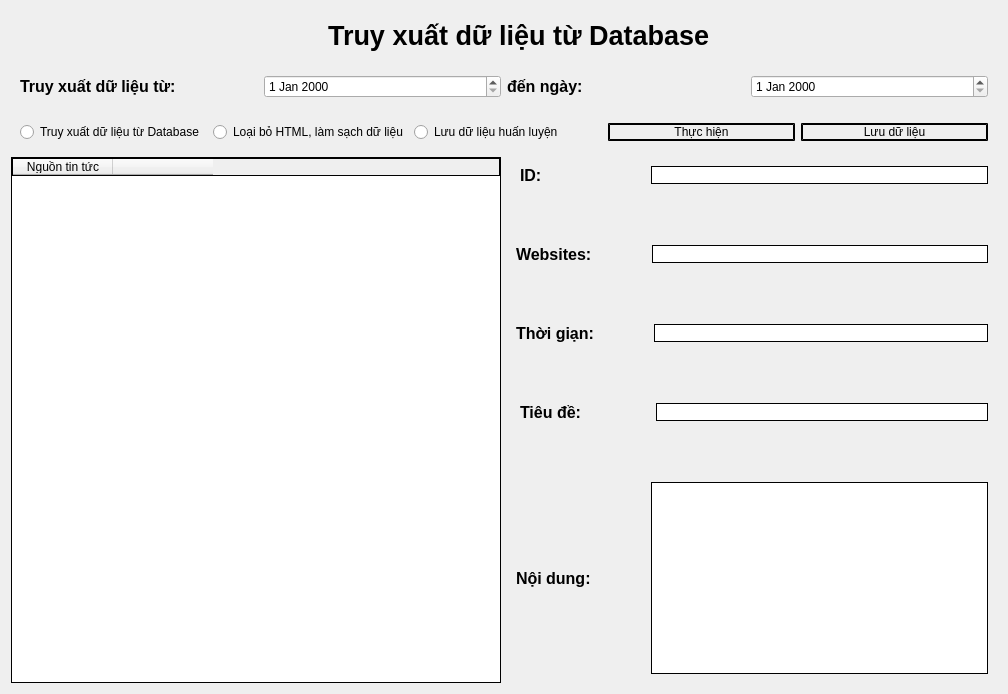
         <widget class="QWidget" name="data_page">
          <layout class="QGridLayout" name="gridLayout">
           <item row="0" column="0">
            <widget class="QWidget" name="widget" native="true">
             <layout class="QHBoxLayout" name="horizontalLayout_4">
              <item>
               <layout class="QHBoxLayout" name="horizontalLayout">
                <item>
                 <spacer name="horizontalSpacer">
                  <property name="orientation">
                   <enum>Qt::Orientation::Horizontal</enum>
                  </property>
                  <property name="sizeHint" stdset="0">
                   <size>
                    <width>308</width>
                    <height>20</height>
                   </size>
                  </property>
                 </spacer>
                </item>
                <item>
                 <widget class="QLabel" name="label">
                  <property name="font">
                   <font>
                    <pointsize>20</pointsize>
                    <bold>true</bold>
                   </font>
                  </property>
                  <property name="text">
                   <string>Truy xuất dữ liệu từ Database</string>
                  </property>
                 </widget>
                </item>
                <item>
                 <spacer name="horizontalSpacer_2">
                  <property name="orientation">
                   <enum>Qt::Orientation::Horizontal</enum>
                  </property>
                  <property name="sizeHint" stdset="0">
                   <size>
                    <width>278</width>
                    <height>20</height>
                   </size>
                  </property>
                 </spacer>
                </item>
               </layout>
              </item>
             </layout>
            </widget>
           </item>
           <item row="1" column="0">
            <widget class="QWidget" name="widget_4" native="true">
             <layout class="QHBoxLayout" name="horizontalLayout_5">
              <item>
               <widget class="QLabel" name="label_4">
                <property name="font">
                 <font>
                  <pointsize>12</pointsize>
                  <bold>true</bold>
                 </font>
                </property>
                <property name="text">
                 <string>Truy xuất dữ liệu từ:</string>
                </property>
               </widget>
              </item>
              <item>
               <widget class="QDateEdit" name="dateEdit"/>
              </item>
              <item>
               <widget class="QLabel" name="label_5">
                <property name="font">
                 <font>
                  <pointsize>12</pointsize>
                  <bold>true</bold>
                 </font>
                </property>
                <property name="text">
                 <string>đến ngày:</string>
                </property>
               </widget>
              </item>
              <item>
               <widget class="QDateEdit" name="dateEdit_2"/>
              </item>
             </layout>
            </widget>
           </item>
           <item row="2" column="0">
            <widget class="QWidget" name="widget_5" native="true">
             <property name="styleSheet">
              <string notr="true">QPushButton {
	border-style: outset;
    border-width: 2px;
    border-color: black;
}

QPushButton:checked{
	background-color: rgb(127, 118, 120);
}</string>
             </property>
             <layout class="QHBoxLayout" name="horizontalLayout_6">
              <item>
               <widget class="QRadioButton" name="radioButton">
                <property name="text">
                 <string>Truy xuất dữ liệu từ Database</string>
                </property>
               </widget>
              </item>
              <item>
               <widget class="QRadioButton" name="radioButton_2">
                <property name="text">
                 <string>Loại bỏ HTML, làm sạch dữ liệu</string>
                </property>
               </widget>
              </item>
              <item>
               <widget class="QRadioButton" name="radioButton_3">
                <property name="text">
                 <string>Lưu dữ liệu huấn luyện</string>
                </property>
               </widget>
              </item>
              <item>
               <widget class="QPushButton" name="pushButton">
                <property name="text">
                 <string>Thực hiện</string>
                </property>
                <property name="checkable">
                 <bool>false</bool>
                </property>
                <property name="checked">
                 <bool>false</bool>
                </property>
                <property name="autoRepeat">
                 <bool>false</bool>
                </property>
                <property name="autoExclusive">
                 <bool>false</bool>
                </property>
                <property name="autoDefault">
                 <bool>false</bool>
                </property>
                <property name="default">
                 <bool>false</bool>
                </property>
                <property name="flat">
                 <bool>false</bool>
                </property>
               </widget>
              </item>
              <item>
               <widget class="QPushButton" name="pushButton_2">
                <property name="text">
                 <string>Lưu dữ liệu</string>
                </property>
                <property name="checkable">
                 <bool>false</bool>
                </property>
                <property name="autoExclusive">
                 <bool>false</bool>
                </property>
               </widget>
              </item>
             </layout>
            </widget>
           </item>
           <item row="3" column="0">
            <layout class="QHBoxLayout" name="horizontalLayout_12">
             <item>
              <widget class="QTableWidget" name="tableWidget">
               <property name="styleSheet">
                <string notr="true">	border-style: outset;
    border-width: 1px;
    border-color: black;</string>
               </property>
               <column>
                <property name="text">
                 <string>Nguồn tin tức</string>
                </property>
               </column>
               <column>
                <property name="text">
                 <string/>
                </property>
               </column>
              </widget>
             </item>
             <item>
              <widget class="QWidget" name="widget_6" native="true">
               <property name="styleSheet">
                <string notr="true">QLineEdit{
	border-style: outset;
    border-width: 1px;
    border-color: black;
}</string>
               </property>
               <layout class="QVBoxLayout" name="verticalLayout">
                <property name="spacing">
                 <number>60</number>
                </property>
                <item>
                 <layout class="QHBoxLayout" name="horizontalLayout_7">
                  <item>
                   <widget class="QLabel" name="label_6">
                    <property name="font">
                     <font>
                      <pointsize>12</pointsize>
                      <bold>true</bold>
                     </font>
                    </property>
                    <property name="styleSheet">
                     <string notr="true">margin-right: 44px</string>
                    </property>
                    <property name="text">
                     <string>ID:</string>
                    </property>
                   </widget>
                  </item>
                  <item>
                   <widget class="QLineEdit" name="lineEdit"/>
                  </item>
                 </layout>
                </item>
                <item>
                 <layout class="QHBoxLayout" name="horizontalLayout_8">
                  <item>
                   <widget class="QLabel" name="label_7">
                    <property name="font">
                     <font>
                      <pointsize>12</pointsize>
                      <bold>true</bold>
                     </font>
                    </property>
                    <property name="styleSheet">
                     <string notr="true">margin-right: 0.4px</string>
                    </property>
                    <property name="text">
                     <string>Websites:</string>
                    </property>
                   </widget>
                  </item>
                  <item>
                   <widget class="QLineEdit" name="lineEdit_2"/>
                  </item>
                 </layout>
                </item>
                <item>
                 <layout class="QHBoxLayout" name="horizontalLayout_9">
                  <item>
                   <widget class="QLabel" name="label_8">
                    <property name="font">
                     <font>
                      <pointsize>12</pointsize>
                      <bold>true</bold>
                     </font>
                    </property>
                    <property name="text">
                     <string>Thời giạn:</string>
                    </property>
                   </widget>
                  </item>
                  <item>
                   <widget class="QLineEdit" name="lineEdit_3"/>
                  </item>
                 </layout>
                </item>
                <item>
                 <layout class="QHBoxLayout" name="horizontalLayout_10">
                  <item>
                   <widget class="QLabel" name="label_9">
                    <property name="font">
                     <font>
                      <pointsize>12</pointsize>
                      <bold>true</bold>
                     </font>
                    </property>
                    <property name="styleSheet">
                     <string notr="true">margin-right:10px</string>
                    </property>
                    <property name="text">
                     <string>Tiêu đề:</string>
                    </property>
                   </widget>
                  </item>
                  <item>
                   <widget class="QLineEdit" name="lineEdit_4"/>
                  </item>
                 </layout>
                </item>
                <item>
                 <layout class="QHBoxLayout" name="horizontalLayout_11">
                  <item>
                   <widget class="QLabel" name="label_10">
                    <property name="font">
                     <font>
                      <pointsize>12</pointsize>
                      <bold>true</bold>
                     </font>
                    </property>
                    <property name="text">
                     <string>Nội dung:</string>
                    </property>
                   </widget>
                  </item>
                  <item>
                   <widget class="QTextEdit" name="textEdit">
                    <property name="styleSheet">
                     <string notr="true">	border-style: outset;
    border-width: 1px;
    border-color: black;</string>
                    </property>
                   </widget>
                  </item>
                 </layout>
                </item>
               </layout>
              </widget>
             </item>
            </layout>
           </item>
          </layout>
         </widget>
